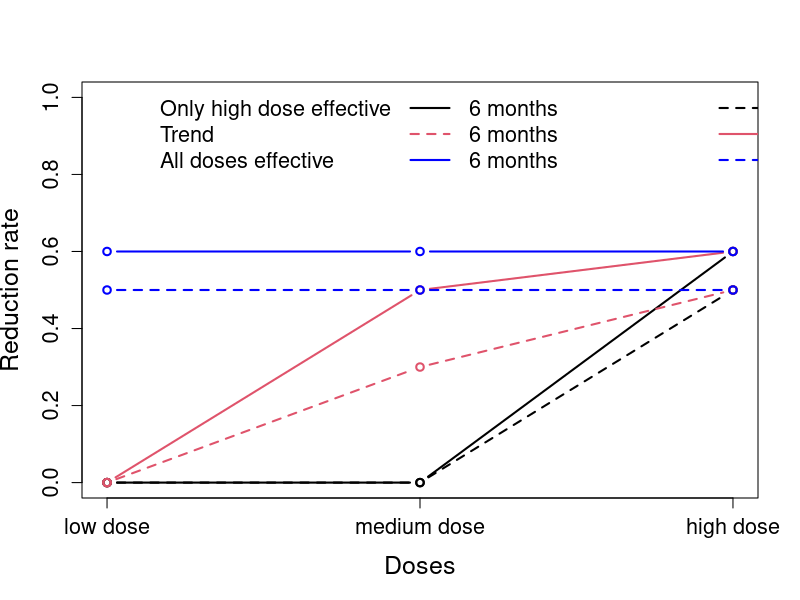

Generate this figure with R: (Note: this script raises an error after producing the figure.)
###################################################################
#loa

mu<-4000
sigma<-4000
rmonth=1


##################################
#
# Simulation 1
#


r0_6no=0
r1_6no=0
r2_6no=0
r3_6no=0
r0_12no=0
r1_12no=0
r2_12no=0
r3_12no=0

r0_6lo=0
r1_6lo=0
r2_6lo=0
r3_6lo=0.5
r0_12lo=0
r1_12lo=0
r2_12lo=0
r3_12lo=0.6

r0_6me=0
r1_6me=0
r2_6me=0.3
r3_6me=0.5
r0_12me=0
r1_12me=0
r2_12me=0.5
r3_12me=0.6

r0_6hi=0
r1_6hi=0.5
r2_6hi=0.5
r3_6hi=0.5
r0_12hi=0
r1_12hi=0.6
r2_12hi=0.6
r3_12hi=0.6

pdf(file ="Scenarios.pdf", width = 10, height = 10, pointsize = 12, paper = "special")
plot(1:3,c(r1_6lo,r2_6lo,r3_6lo),type="b",lty=2,ylim=c(0,1),ylab="Reduction rate",xlab="Doses",lwd=2,xaxt="n",cex.lab=1.5,cex.axis=1.3)
axis(1,c(1:3),c("low dose","medium dose","high dose"),cex.axis=1.3,cex=1.3)#,c("Selection","condPow","Pow"),padj=-0.3,cex.axis=1.3)
legend("topleft",legend=c("Only high dose effective","Trend","All doses effective","6 months","6 months","6 months","12 months","12 months","12 months"),lwd=2,col=c("white","white","white",1,2,"blue",1,2,"blue"),bty="n",lty=c(2,1,2,1,2,1),ncol=3,cex=1.3)
lines(1:3,c(r1_12lo,r2_12lo,r3_12lo),type="b",lty=1,lwd=2)
lines(1:3,c(r1_12me,r2_12me,r3_12me),type="b",lty=1,lwd=2,col=2)
lines(1:3,c(r1_6me,r2_6me,r3_6me),type="b",lty=2,lwd=2,col=2)            
lines(1:3,c(r1_12hi,r2_12hi,r3_12hi),type="b",lty=1,lwd=2,col="blue")
lines(1:3,c(r1_6hi,r2_6hi,r3_6hi),type="b",lty=2,lwd=2,col="blue")            
dev.off()







mu_raw_0 = mu
sd_raw_0 = sigma 
rho = 0.5
n_trials=10000
n_arms = 4
N1<-c(80,80,80,120,120,120)
N = 200

alpha1<-c(.1,.2,.3,.1,.2,.3)
alpha=.025
sim_out1=1
sel_scen=0
side1=1
test1=0
dropout=.1
rr0=0
rr1=0
rr2=0
rr3=0

#no_effect

#simulation.global.null<-c(mu_raw_0, sd_raw_0, r0_6,r1_6,r2_6,r3_6, r0_12,r1_12,r2_12,r3_12,  rho ,   #data.matrix(expand.grid
#            n_trials,n_arms,N1 , N, rmonth, alpha1 , alpha,  sim_out1,sel_scen, side1, test1)#)

loa_no_effect<-mapply(simul_res,mu_raw_0, sd_raw_0 , r0_6no,r1_6no,r2_6no,r3_6no, r0_12no,r1_12no,r2_12no,r3_12no,  rho ,
                        n_trials,4,N1 , N, rmonth, alpha1 , alpha,
                        sim_out1,sel_scen, side1,test1,dropout,rr0,rr1,rr2,rr3)



#low_effect
loa_low_effect<-mapply(simul_res,mu_raw_0, sd_raw_0 , r0_6lo,r1_6lo,r2_6lo,r3_6lo, r0_12lo,r1_12lo,r2_12lo,r3_12lo,  rho ,
                         n_trials,4,N1 , N, rmonth, alpha1 , alpha,
                         sim_out1,sel_scen, side1,test1,dropout,rr0,rr1,rr2,rr3)


#med_effect

loa_med_effect<-mapply(simul_res,mu_raw_0, sd_raw_0 , r0_6me,r1_6me,r2_6me,r3_6me, r0_12me,r1_12me,r2_12me,r3_12me,  rho ,
                         n_trials,4,N1 , N, rmonth, alpha1 , alpha,
                         sim_out1,sel_scen, side1,test1,dropout,rr0,rr1,rr2,rr3)



#high_effect

loa_high_effect<-mapply(simul_res,mu_raw_0, sd_raw_0 , r0_6hi,r1_6hi,r2_6hi,r3_6hi, r0_12hi,r1_12hi,r2_12hi,r3_12hi,  rho ,
                          n_trials,4,N1 , N, rmonth, alpha1 , alpha,
                          sim_out1,sel_scen, side1,test1,dropout,rr0,rr1,rr2,rr3)




#Power
pdf(file ="loa_Pow.pdf", width = 12, height = 9, pointsize = 12, paper = "special")

par (mfrow=c(3,4), mar=c(1, 1, 1, 1), oma=c(3, 3, 1, 1))
#plot(1:3,loa_no_effect[7,1:3],type="b",xaxt="n",ylim=c(0,1),lty=1,lwd=2,col=1)
#mtext(side=2,"Proportion",cex=1,line=2.1)#,line=2.2)
#mtext(side=3,"Low Dose",cex=1.3)#,line=2.2)
#lines(1:3,loa_no_effect[7,4:6],type="b",lwd=2,col=2)
#lines(1:3,loa_no_effect[11,1:3],type="b",lwd=2,col=3,lty=2)
#lines(1:3,loa_no_effect[15,1:3],type="b",lwd=2,col=5,lty=2)

#plot(1:3,loa_no_effect[8,1:3],type="b",xaxt="n",yaxt="n",ylim=c(0,1),lwd=2,col=1)
#mtext(side=3,"Medium Dose",cex=1.3)#,line=2.2)
#lines(1:3,loa_no_effect[8,4:6],type="b",lwd=2,col=2)
#lines(1:3,loa_no_effect[12,1:3],type="b",lwd=2,col=3,lty=2)
#lines(1:3,loa_no_effect[16,1:3],type="b",lwd=2,col=5,lty=2)

#plot(1:3,loa_no_effect[9,1:3],type="b",xaxt="n",yaxt="n",ylim=c(0,1),lwd=2,col=1)
#mtext(side=3,"High Dose",cex=1.3)#,line=2.2)
#lines(1:3,loa_no_effect[9,4:6],type="b",lwd=2,col=2)
#lines(1:3,loa_no_effect[13,1:3],type="b",lwd=2,col=3,lty=2)
#lines(1:3,loa_no_effect[17,1:3],type="b",lwd=2,col=5,lty=2)

#plot(1:3,loa_no_effect[10,1:3],type="b",xaxt="n",yaxt="n",ylim=c(0,1),lwd=2,col=1)
#mtext(side=3,"Disjunctive",cex=1.3)#,line=2.2)
#lines(1:3,loa_no_effect[10,4:6],type="b",lwd=2,col=2)
#lines(1:3,loa_no_effect[14,1:3],type="b",lwd=2,col=3,lty=2)
#lines(1:3,loa_no_effect[18,1:3],type="b",lwd=2,col=5,lty=2)
#mtext(side=4,"Global null hypothesis",cex=1,line=1)#,line=2.2)



plot(1:3,loa_low_effect[7,1:3],type="b",xaxt="n",ylim=c(0,1),lty=1,lwd=2,col=1,cex.axis=1.3)
legend("top",legend=c(expression(N[1]==80),expression(N[1]==120),"MA1","MA2"),lwd=2,col=c(1,2,3,4,"white","white"),lty=c(1,1,2,2),bty="n",cex=1.3)
mtext(side=2,"Proportion",cex=1,line=2.1)#,line=2.2)
mtext(side=3,"Low Dose",cex=1.3)#,line=2.2)
lines(1:3,loa_low_effect[7,4:6],type="b",lty=1,lwd=2,col=2)
lines(1:3,loa_low_effect[11,1:3],type="b",lwd=2,col=3,lty=2)
lines(1:3,loa_low_effect[15,1:3],type="b",lwd=2,col=5,lty=2)

plot(1:3,loa_low_effect[8,1:3],type="b",xaxt="n",yaxt="n",ylim=c(0,1),lwd=2,col=1)
mtext(side=3,"Medium Dose",cex=1.3)#,line=2.2)
lines(1:3,loa_low_effect[8,4:6],type="b",lwd=2,col=2)
lines(1:3,loa_low_effect[12,1:3],type="b",lwd=2,col=3,lty=2)
lines(1:3,loa_low_effect[16,1:3],type="b",lwd=2,col=5,lty=2)

plot(1:3,loa_low_effect[9,1:3],type="b",xaxt="n",yaxt="n",ylim=c(0,1),lwd=2,col=1)
mtext(side=3,"High Dose",cex=1.3)#,line=2.2)
lines(1:3,loa_low_effect[9,4:6],type="b",lwd=2,col=2)
lines(1:3,loa_low_effect[13,1:3],type="b",lwd=2,col=3,lty=2)
lines(1:3,loa_low_effect[17,1:3],type="b",lwd=2,col=5,lty=2)

plot(1:3,loa_low_effect[10,1:3],type="b",xaxt="n",yaxt="n",ylim=c(0,1),lwd=2,col=1)
lines(1:3,loa_low_effect[10,4:6],type="b",lwd=2,col=2)
mtext(side=3,"Disjunctive",cex=1.3)#,line=2.2)lines(1:3,loa_low_effect[10,4:6],type="b",lwd=2,col=2)
lines(1:3,loa_low_effect[14,1:3],type="b",lwd=2,col=3,lty=2)
lines(1:3,loa_low_effect[18,1:3],type="b",lwd=2,col=5,lty=2)
mtext(side=4,"Scenario high dose eff.",cex=1,line=1)#,line=2.2)


plot(1:3,loa_med_effect[7,1:3],type="b",xaxt="n",ylim=c(0,1),lty=1,lwd=2,col=1,cex.axis=1.3)
mtext(side=2,"Proportion",cex=1,line=2.1)#,line=2.2)
lines(1:3,loa_med_effect[7,4:6],type="b",lty=1,lwd=2,col=2)
lines(1:3,loa_med_effect[11,1:3],type="b",lwd=2,col=3,lty=2)
lines(1:3,loa_med_effect[15,1:3],type="b",lwd=2,col=5,lty=2)

plot(1:3,loa_med_effect[8,1:3],type="b",xaxt="n",yaxt="n",ylim=c(0,1),lwd=2,col=1)
lines(1:3,loa_med_effect[8,4:6],type="b",lwd=2,col=2)
lines(1:3,loa_med_effect[12,1:3],type="b",lwd=2,col=3,lty=2)
lines(1:3,loa_med_effect[16,1:3],type="b",lwd=2,col=5,lty=2)

plot(1:3,loa_med_effect[9,1:3],type="b",xaxt="n",yaxt="n",ylim=c(0,1),lwd=2,col=1)
lines(1:3,loa_med_effect[9,4:6],type="b",lwd=2,col=2)
lines(1:3,loa_med_effect[13,1:3],type="b",lwd=2,col=3,lty=2)
lines(1:3,loa_med_effect[17,1:3],type="b",lwd=2,col=5,lty=2)

plot(1:3,loa_med_effect[10,1:3],type="b",xaxt="n",yaxt="n",ylim=c(0,1),lwd=2,col=1)
lines(1:3,loa_med_effect[10,4:6],type="b",lwd=2,col=2)
lines(1:3,loa_med_effect[14,1:3],type="b",lwd=2,col=3,lty=2)
lines(1:3,loa_med_effect[18,1:3],type="b",lwd=2,col=5,lty=2)
mtext(side=4,"Scenario Trend",cex=1,line=1)#,line=2.2)

plot(1:3,loa_high_effect[7,1:3],type="b",xaxt="n",ylim=c(0,1),lty=1,lwd=2,col=1,cex.axis=1.3)
mtext(side=2,"Proportion",cex=1,line=2.1)#,line=2.2)
lines(1:3,loa_high_effect[7,4:6],type="b",lty=1,lwd=2,col=2)
lines(1:3,loa_high_effect[11,1:3],type="b",lwd=2,col=3,lty=2)
lines(1:3,loa_high_effect[15,1:3],type="b",lwd=2,col=5,lty=2)
axis(1,c(1:3),c("0.1","0.2","0.3"),padj=-0.3,cex.axis=1.3)#,c("Selection","condPow","Pow"),padj=-0.3,cex.axis=1.3)
mtext(side=1,expression(alpha[1]),cex=1,line=2)#,line=2.2)

plot(1:3,loa_high_effect[8,1:3],type="b",xaxt="n",yaxt="n",ylim=c(0,1),lwd=2,col=1)
lines(1:3,loa_high_effect[8,4:6],type="b",lwd=2,col=2)
lines(1:3,loa_high_effect[12,1:3],type="b",lwd=2,col=3,lty=2)
lines(1:3,loa_high_effect[16,1:3],type="b",lwd=2,col=5,lty=2)
axis(1,c(1:3),c("0.1","0.2","0.3"),padj=-0.3,cex.axis=1.3)#,c("Selection","condPow","Pow"),padj=-0.3,cex.axis=1.3)
mtext(side=1,expression(alpha[1]),cex=1,line=2)#,line=2.2)

plot(1:3,loa_high_effect[9,1:3],type="b",xaxt="n",yaxt="n",ylim=c(0,1),lwd=2,col=1)
lines(1:3,loa_high_effect[9,4:6],type="b",lwd=2,col=2)
lines(1:3,loa_high_effect[13,1:3],type="b",lwd=2,col=3,lty=2)
lines(1:3,loa_high_effect[17,1:3],type="b",lwd=2,col=5,lty=2)
axis(1,c(1:3),c("0.1","0.2","0.3"),padj=-0.3,cex.axis=1.3)#,c("Selection","condPow","Pow"),padj=-0.3,cex.axis=1.3)
mtext(side=1,expression(alpha[1]),cex=1,line=2)#,line=2.2)

plot(1:3,loa_high_effect[10,1:3],type="b",xaxt="n",yaxt="n",ylim=c(0,1),lwd=2,col=1)
lines(1:3,loa_high_effect[10,4:6],type="b",lwd=2,col=2)
lines(1:3,loa_high_effect[14,1:3],type="b",lwd=2,col=3,lty=2)
lines(1:3,loa_high_effect[18,1:3],type="b",lwd=2,col=5,lty=2)
mtext(side=4,"Scenario all dose eff.",cex=1,line=1)#,line=2.2)
axis(1,c(1:3),c("0.1","0.2","0.3"),padj=-0.3,cex.axis=1.3)#,c("Selection","condPow","Pow"),padj=-0.3,cex.axis=1.3)
mtext(side=1,expression(alpha[1]),cex=1,line=2)#,line=2.2)

dev.off()



#Selection
pdf(file ="loa_selection.pdf", width = 9, height = 12, pointsize = 12, paper = "special")

par (mfrow=c(4,3), mar=c(1, 1, 1, 1), oma=c(3, 3, 1, 1))
plot(1:3,loa_no_effect[1,1:3],type="b",xaxt="n",ylim=c(0,1),lty=1,lwd=2,col=1)
legend("top",legend=c(expression(N[1]==80),expression(N[1]==120)),lwd=2,col=c(1,2),lty=c(1,1),bty="n",cex=1.3)
mtext(side=2,"Proportion",cex=1,line=2.1)#,line=2.2)
mtext(side=3,"Low Dose",cex=1.3)#,line=2.2)
#legend("topright",legend=c(expression(N[1]==60),expression(alpha[1]==0.1),expression(alpha[1]==0.2),expression(alpha[1]==0.3),expression(N[1]==90),expression(alpha[1]==0.1),expression(alpha[1]==0.2),expression(alpha[1]==0.3)),cex=.8,lwd=2,col=c("white",1:3,"white",4:6),lwd=2.5,ncol=2,bty="n",pch=c(1,1:3,1,4:6))
lines(1:3,loa_no_effect[1,4:6],type="b",lwd=2,col=2)

plot(1:3,loa_no_effect[2,1:3],type="b",xaxt="n",yaxt="n",ylim=c(0,1),lwd=2,col=1)
mtext(side=3,"Medium Dose",cex=1.3)#,line=2.2)
lines(1:3,loa_no_effect[2,4:6],type="b",lwd=2,col=2)

plot(1:3,loa_no_effect[3,1:3],type="b",xaxt="n",yaxt="n",ylim=c(0,1),lwd=2,col=1)
mtext(side=3,"High Dose",cex=1.3)#,line=2.2)
lines(1:3,loa_no_effect[3,4:6],type="b",lwd=2,col=2)

mtext(side=4,"Global null hypothesis",cex=1,line=1)#,line=2.2)



plot(1:3,loa_low_effect[1,1:3],type="b",xaxt="n",ylim=c(0,1),lty=1,lwd=2,col=1,cex.axis=1.3)
mtext(side=2,"Proportion",cex=1,line=2.1)#,line=2.2)
lines(1:3,loa_low_effect[1,4:6],type="b",lty=1,lwd=2,col=2)

plot(1:3,loa_low_effect[2,1:3],type="b",xaxt="n",yaxt="n",ylim=c(0,1),lwd=2,col=1)
lines(1:3,loa_low_effect[2,4:6],type="b",lwd=2,col=2)

plot(1:3,loa_low_effect[3,1:3],type="b",xaxt="n",yaxt="n",ylim=c(0,1),lwd=2,col=1)
lines(1:3,loa_low_effect[3,4:6],type="b",lwd=2,col=2)
mtext(side=4,"Scenario high dose eff.",cex=1,line=1)#,line=2.2)


plot(1:3,loa_med_effect[1,1:3],type="b",xaxt="n",ylim=c(0,1),lty=1,lwd=2,col=1,cex.axis=1.3)
mtext(side=2,"Proportion",cex=1,line=2.1)#,line=2.2)
lines(1:3,loa_med_effect[1,4:6],type="b",lty=1,lwd=2,col=2)

plot(1:3,loa_med_effect[2,1:3],type="b",xaxt="n",yaxt="n",ylim=c(0,1),lwd=2,col=1)
lines(1:3,loa_med_effect[2,4:6],type="b",lwd=2,col=2)

plot(1:3,loa_med_effect[3,1:3],type="b",xaxt="n",yaxt="n",ylim=c(0,1),lwd=2,col=1)
lines(1:3,loa_med_effect[3,4:6],type="b",lwd=2,col=2)
mtext(side=4,"Scenario Trend",cex=1,line=1)#,line=2.2)

plot(1:3,loa_high_effect[1,1:3],type="b",xaxt="n",ylim=c(0,1),lty=1,lwd=2,col=1,cex.axis=1.3)
mtext(side=2,"Proportion",cex=1,line=2.1)#,line=2.2)
lines(1:3,loa_high_effect[1,4:6],type="b",lty=1,lwd=2,col=2)
axis(1,c(1:3),c("0.1","0.2","0.3"),padj=-0.3,cex.axis=1.3)#,c("Selection","condPow","Pow"),padj=-0.3,cex.axis=1.3)
mtext(side=1,expression(alpha[1]),cex=1,line=2)#,line=2.2)

plot(1:3,loa_high_effect[2,1:3],type="b",xaxt="n",yaxt="n",ylim=c(0,1),lwd=2,col=1)
lines(1:3,loa_high_effect[2,4:6],type="b",lwd=2,col=2)
axis(1,c(1:3),c("0.1","0.2","0.3"),padj=-0.3,cex.axis=1.3)#,c("Selection","condPow","Pow"),padj=-0.3,cex.axis=1.3)
mtext(side=1,expression(alpha[1]),cex=1,line=2)#,line=2.2)

plot(1:3,loa_high_effect[3,1:3],type="b",xaxt="n",yaxt="n",ylim=c(0,1),lwd=2,col=1)
lines(1:3,loa_high_effect[3,4:6],type="b",lwd=2,col=2)
axis(1,c(1:3),c("0.1","0.2","0.3"),padj=-0.3,cex.axis=1.3)#,c("Selection","condPow","Pow"),padj=-0.3,cex.axis=1.3)
mtext(side=1,expression(alpha[1]),cex=1,line=2)#,line=2.2)
mtext(side=4,"Scenario all dose eff.",cex=1,line=1)#,line=2.2)
dev.off()

#Conditional Power


pdf(file ="loa_condpower.pdf", width = 9, height = 9, pointsize = 12, paper = "special")
par (mfrow=c(3,3), mar=c(1, 1, 1, 1), oma=c(3, 3, 1, 1))
#plot(1:3,loa_no_effect[4,1:3],type="b",xaxt="n",ylim=c(0,1),lty=1,lwd=2,col=1)
#mtext(side=2,"Proportion",cex=1,line=2.1)#,line=2.2)
#mtext(side=3,"Low Dose",cex=1.3)#,line=2.2)
#legend("topright",legend=c(expression(N[1]==60),expression(alpha[1]==0.1),expression(alpha[1]==0.2),expression(alpha[1]==0.3),expression(N[1]==90),expression(alpha[1]==0.1),expression(alpha[1]==0.2),expression(alpha[1]==0.3)),cex=.8,lwd=2,col=c("white",1:3,"white",4:6),lwd=2.5,ncol=2,bty="n",pch=c(1,1:3,1,4:6))
#lines(1:3,loa_no_effect[4,4:6],type="b",lwd=2,col=2)

#plot(1:3,loa_no_effect[5,1:3],type="b",xaxt="n",yaxt="n",ylim=c(0,1),lwd=2,col=1)
#mtext(side=3,"Medium Dose",cex=1.3)#,line=2.2)
#lines(1:3,loa_no_effect[5,4:6],type="b",lwd=2,col=2)

#plot(1:3,loa_no_effect[6,1:3],type="b",xaxt="n",yaxt="n",ylim=c(0,1),lwd=2,col=1)
#mtext(side=3,"High Dose",cex=1.3)#,line=2.2)
#lines(1:3,loa_no_effect[6,4:6],type="b",lwd=2,col=2)

#mtext(side=4,"Global null hypothesis",cex=1,line=1)#,line=2.2)



plot(1:3,loa_low_effect[4,1:3],type="b",xaxt="n",ylim=c(0,1),lty=1,lwd=2,col=1,cex.axis=1.3)
legend("top",legend=c(expression(N[1]==80),expression(N[1]==120)),lwd=2,col=c(1,2),lty=c(1,1),bty="n",cex=1.3)
mtext(side=3,"Low Dose",cex=1.3)#,line=2.2)
mtext(side=2,"Proportion",cex=1,line=2.1)#,line=2.2)
lines(1:3,loa_low_effect[4,4:6],type="b",lty=1,lwd=2,col=2)

plot(1:3,loa_low_effect[5,1:3],type="b",xaxt="n",yaxt="n",ylim=c(0,1),lwd=2,col=1)
mtext(side=3,"Medium Dose",cex=1.3)#,line=2.2)
lines(1:3,loa_low_effect[5,4:6],type="b",lwd=2,col=2)

plot(1:3,loa_low_effect[6,1:3],type="b",xaxt="n",yaxt="n",ylim=c(0,1),lwd=2,col=1)
mtext(side=3,"High Dose",cex=1.3)#,line=2.2)
lines(1:3,loa_low_effect[6,4:6],type="b",lwd=2,col=2)
mtext(side=4,"Scenario high dose eff.",cex=1,line=1)#,line=2.2)


plot(1:3,loa_med_effect[4,1:3],type="b",xaxt="n",ylim=c(0,1),lty=1,lwd=2,col=1,cex.axis=1.3)
mtext(side=2,"Proportion",cex=1,line=2.1)#,line=2.2)
lines(1:3,loa_med_effect[4,4:6],type="b",lty=1,lwd=2,col=2)

plot(1:3,loa_med_effect[5,1:3],type="b",xaxt="n",yaxt="n",ylim=c(0,1),lwd=2,col=1)
lines(1:3,loa_med_effect[5,4:6],type="b",lwd=2,col=2)

plot(1:3,loa_med_effect[6,1:3],type="b",xaxt="n",yaxt="n",ylim=c(0,1),lwd=2,col=1)
lines(1:3,loa_med_effect[6,4:6],type="b",lwd=2,col=2)
mtext(side=4,"Scenario Trend",cex=1,line=1)#,line=2.2)

plot(1:3,loa_high_effect[4,1:3],type="b",xaxt="n",ylim=c(0,1),lty=1,lwd=2,col=1,cex.axis=1.3)
mtext(side=2,"Proportion",cex=1,line=2.1)#,line=2.2)
lines(1:3,loa_high_effect[4,4:6],type="b",lty=1,lwd=2,col=2)
axis(1,c(1:3),c("0.1","0.2","0.3"),padj=-0.3,cex.axis=1.3)#,c("Selection","condPow","Pow"),padj=-0.3,cex.axis=1.3)
mtext(side=1,expression(alpha[1]),cex=1,line=2)#,line=2.2)

plot(1:3,loa_high_effect[5,1:3],type="b",xaxt="n",yaxt="n",ylim=c(0,1),lwd=2,col=1)
lines(1:3,loa_high_effect[5,4:6],type="b",lwd=2,col=2)
axis(1,c(1:3),c("0.1","0.2","0.3"),padj=-0.3,cex.axis=1.3)#,c("Selection","condPow","Pow"),padj=-0.3,cex.axis=1.3)
mtext(side=1,expression(alpha[1]),cex=1,line=2)#,line=2.2)

plot(1:3,loa_high_effect[6,1:3],type="b",xaxt="n",yaxt="n",ylim=c(0,1),lwd=2,col=1)
lines(1:3,loa_high_effect[6,4:6],type="b",lwd=2,col=2)
axis(1,c(1:3),c("0.1","0.2","0.3"),padj=-0.3,cex.axis=1.3)#,c("Selection","condPow","Pow"),padj=-0.3,cex.axis=1.3)
mtext(side=1,expression(alpha[1]),cex=1,line=2)#,line=2.2)
mtext(side=4,"Scenario all dose eff.",cex=1,line=1)#,line=2.2)

dev.off()



##################################
#
# Simulation 2
#




###############################################################################################
###############################################################################################

#
#
#     Compare  linear model - t-test Wilcoxon
#
#


N1<-120
alpha1<-.3
sel_scen=c(0,0,0,1,1,1)
test1=c(0,2,3,0,2,3)

#no_effect

loa_no_effect_test<-mapply(simul_res,mu_raw_0, sd_raw_0 , r0_6no,r1_6no,r2_6no,r3_6no, r0_12no,r1_12no,r2_12no,r3_12no,  rho ,
                             n_trials,4,N1 , N, rmonth, alpha1 , alpha,
                             sim_out1,sel_scen, side1,test1,dropout,rr0,rr1,rr2,rr3)

#low_effect
loa_low_effect_test<-mapply(simul_res,mu_raw_0, sd_raw_0 , r0_6lo,r1_6lo,r2_6lo,r3_6lo, r0_12lo,r1_12lo,r2_12lo,r3_12lo,  rho ,
                              n_trials,4,N1 , N, rmonth, alpha1 , alpha,
                              sim_out1,sel_scen, side1,test1,dropout,rr0,rr1,rr2,rr3)

#med_effect

loa_med_effect_test<-mapply(simul_res,mu_raw_0, sd_raw_0 , r0_6me,r1_6me,r2_6me,r3_6me, r0_12me,r1_12me,r2_12me,r3_12me,  rho ,
                              n_trials,4,N1 , N, rmonth, alpha1 , alpha,
                              sim_out1,sel_scen, side1,test1,dropout,rr0,rr1,rr2,rr3)

#high_effect

loa_high_effect_test<-mapply(simul_res,mu_raw_0, sd_raw_0 , r0_6hi,r1_6hi,r2_6hi,r3_6hi, r0_12hi,r1_12hi,r2_12hi,r3_12hi,  rho ,
                               n_trials,4,N1 , N, rmonth, alpha1 , alpha,
                               sim_out1,sel_scen, side1,test1,dropout,rr0,rr1,rr2,rr3)







#Power
pdf(file ="loa_Pow_test.pdf", width = 12, height = 9, pointsize = 12, paper = "special")

par (mfrow=c(3,4), mar=c(1, 1, 1, 1), oma=c(3, 3, 1, 1))
#plot(1:3,loa_no_effect_test[7,1:3],type="b",xaxt="n",ylim=c(0,1),lty=1,lwd=2,col=1)
#mtext(side=2,"Proportion",cex=1,line=2.1)#,line=2.2)
#mtext(side=3,"Low Dose",cex=1.3)#,line=2.2)
##legend("topright",legend=c(expression(N[1]==60),expression(alpha[1]==0.1),expression(alpha[1]==0.2),expression(alpha[1]==0.3),expression(N[1]==90),expression(alpha[1]==0.1),expression(alpha[1]==0.2),expression(alpha[1]==0.3)),cex=.8,lwd=2,col=c("white",1:3,"white",4:6),lwd=2.5,ncol=2,bty="n",pch=c(1,1:3,1,4:6))
#lines(1:3,loa_no_effect_test[7,4:6],type="b",lwd=2,col=2)
#lines(1:3,loa_no_effect_test[11,1:3],type="b",lwd=2,col=3,lty=2)
##lines(1:3,loa_no_effect_test[11,4:6],type="b",lwd=2,col=4) #sollte das selbe sein wie in voriger Zeile, daher weglassen
#lines(1:3,loa_no_effect_test[15,1:3],type="b",lwd=2,col=5,lty=2)

#plot(1:3,loa_no_effect_test[8,1:3],type="b",xaxt="n",yaxt="n",ylim=c(0,1),lwd=2,col=1)
#mtext(side=3,"Medium Dose",cex=1.3)#,line=2.2)
#lines(1:3,loa_no_effect_test[8,4:6],type="b",lwd=2,col=2)
#lines(1:3,loa_no_effect_test[12,1:3],type="b",lwd=2,col=3,lty=2)
#lines(1:3,loa_no_effect_test[16,1:3],type="b",lwd=2,col=5,lty=2)#

#plot(1:3,loa_no_effect_test[9,1:3],type="b",xaxt="n",yaxt="n",ylim=c(0,1),lwd=2,col=1)
#mtext(side=3,"High Dose",cex=1.3)#,line=2.2)
#lines(1:3,loa_no_effect_test[9,4:6],type="b",lwd=2,col=2)
#lines(1:3,loa_no_effect_test[13,1:3],type="b",lwd=2,col=3,lty=2)
#lines(1:3,loa_no_effect_test[17,1:3],type="b",lwd=2,col=5,lty=2)

#plot(1:3,loa_no_effect_test[10,1:3],type="b",xaxt="n",yaxt="n",ylim=c(0,1),lwd=2,col=1)
#mtext(side=3,"Disjunctive",cex=1.3)#,line=2.2)
#lines(1:3,loa_no_effect_test[10,4:6],type="b",lwd=2,col=2)
#lines(1:3,loa_no_effect_test[14,1:3],type="b",lwd=2,col=3,lty=2)
#lines(1:3,loa_no_effect_test[18,1:3],type="b",lwd=2,col=5,lty=2)
#mtext(side=4,"Global null hypothesis",cex=1,line=1)#,line=2.2)



plot(1:3,loa_low_effect_test[7,1:3],type="b",xaxt="n",ylim=c(0,1),lty=1,lwd=2,col=1,cex.axis=1.3)
legend("top",legend=c("selection strategy 1","selection strategy 0","MA1","MA2"),lwd=2,col=c(1,2,3,4),lty=c(1,1,2,2),bty="n",cex=1.3)
mtext(side=2,"Proportion",cex=1,line=2.1)#,line=2.2)
mtext(side=3,"Low Dose",cex=1.3)#,line=2.2)
lines(1:3,loa_low_effect_test[7,4:6],type="b",lty=1,lwd=2,col=2)
lines(1:3,loa_low_effect_test[11,1:3],type="b",lwd=2,col=3,lty=2)
lines(1:3,loa_low_effect_test[15,1:3],type="b",lwd=2,col=5,lty=2)

plot(1:3,loa_low_effect_test[8,1:3],type="b",xaxt="n",yaxt="n",ylim=c(0,1),lwd=2,col=1)
mtext(side=3,"Medium Dose",cex=1.3)#,line=2.2)
lines(1:3,loa_low_effect_test[8,4:6],type="b",lwd=2,col=2)
lines(1:3,loa_low_effect_test[12,1:3],type="b",lwd=2,col=3,lty=2)
lines(1:3,loa_low_effect_test[16,1:3],type="b",lwd=2,col=5,lty=2)

plot(1:3,loa_low_effect_test[9,1:3],type="b",xaxt="n",yaxt="n",ylim=c(0,1),lwd=2,col=1)
mtext(side=3,"High Dose",cex=1.3)#,line=2.2)
lines(1:3,loa_low_effect_test[9,4:6],type="b",lwd=2,col=2)
lines(1:3,loa_low_effect_test[13,1:3],type="b",lwd=2,col=3,lty=2)
lines(1:3,loa_low_effect_test[17,1:3],type="b",lwd=2,col=5,lty=2)

plot(1:3,loa_low_effect_test[10,1:3],type="b",xaxt="n",yaxt="n",ylim=c(0,1),lwd=2,col=1)
mtext(side=3,"Disjunctive",cex=1.3)#,line=2.2)
lines(1:3,loa_low_effect_test[10,4:6],type="b",lwd=2,col=2)
lines(1:3,loa_low_effect_test[14,1:3],type="b",lwd=2,col=3,lty=2)
lines(1:3,loa_low_effect_test[18,1:3],type="b",lwd=2,col=5,lty=2)
mtext(side=4,"Scenario high dose eff.",cex=1,line=1)#,line=2.2)


plot(1:3,loa_med_effect_test[7,1:3],type="b",xaxt="n",ylim=c(0,1),lty=1,lwd=2,col=1,cex.axis=1.3)
mtext(side=2,"Proportion",cex=1,line=2.1)#,line=2.2)
lines(1:3,loa_med_effect_test[7,4:6],type="b",lty=1,lwd=2,col=2)
lines(1:3,loa_med_effect_test[11,1:3],type="b",lwd=2,col=3,lty=2)
lines(1:3,loa_med_effect_test[15,1:3],type="b",lwd=2,col=5,lty=2)

plot(1:3,loa_med_effect_test[8,1:3],type="b",xaxt="n",yaxt="n",ylim=c(0,1),lwd=2,col=1)
lines(1:3,loa_med_effect_test[8,4:6],type="b",lwd=2,col=2)
lines(1:3,loa_med_effect_test[12,1:3],type="b",lwd=2,col=3,lty=2)
lines(1:3,loa_med_effect_test[16,1:3],type="b",lwd=2,col=5,lty=2)

plot(1:3,loa_med_effect_test[9,1:3],type="b",xaxt="n",yaxt="n",ylim=c(0,1),lwd=2,col=1)
lines(1:3,loa_med_effect_test[9,4:6],type="b",lwd=2,col=2)
lines(1:3,loa_med_effect_test[13,1:3],type="b",lwd=2,col=3,lty=2)
lines(1:3,loa_med_effect_test[17,1:3],type="b",lwd=2,col=5,lty=2)

plot(1:3,loa_med_effect_test[10,1:3],type="b",xaxt="n",yaxt="n",ylim=c(0,1),lwd=2,col=1)
lines(1:3,loa_med_effect_test[10,4:6],type="b",lwd=2,col=2)
lines(1:3,loa_med_effect_test[14,1:3],type="b",lwd=2,col=3,lty=2)
lines(1:3,loa_med_effect_test[18,1:3],type="b",lwd=2,col=5,lty=2)
mtext(side=4,"Scenario Trend",cex=1,line=1)#,line=2.2)

plot(1:3,loa_high_effect_test[7,1:3],type="b",xaxt="n",ylim=c(0,1),lty=1,lwd=2,col=1,cex.axis=1.3)
mtext(side=2,"Proportion",cex=1,line=2.1)#,line=2.2)
lines(1:3,loa_high_effect_test[7,4:6],type="b",lty=1,lwd=2,col=2)
lines(1:3,loa_high_effect_test[11,1:3],type="b",lwd=2,col=3,lty=2)
lines(1:3,loa_high_effect_test[15,1:3],type="b",lwd=2,col=5,lty=2)
axis(1,c(1:3),c("lm","t-test","Wilc (diff)"),padj=-0.3,cex.axis=1.3)#,c("Selection","condPow","Pow"),padj=-0.3,cex.axis=1.3)
mtext(side=1,"Analysis",cex=1,line=2)#,line=2.2)

plot(1:3,loa_high_effect_test[8,1:3],type="b",xaxt="n",yaxt="n",ylim=c(0,1),lwd=2,col=1)
lines(1:3,loa_high_effect_test[8,4:6],type="b",lwd=2,col=2)
lines(1:3,loa_high_effect_test[12,1:3],type="b",lwd=2,col=3,lty=2)
lines(1:3,loa_high_effect_test[16,1:3],type="b",lwd=2,col=5,lty=2)
axis(1,c(1:3),c("lm","t-test","Wilc (diff)"),padj=-0.3,cex.axis=1.3)#,c("Selection","condPow","Pow"),padj=-0.3,cex.axis=1.3)
mtext(side=1,"Analysis",cex=1,line=2)#,line=2.2)

plot(1:3,loa_high_effect_test[9,1:3],type="b",xaxt="n",yaxt="n",ylim=c(0,1),lwd=2,col=1)
lines(1:3,loa_high_effect_test[9,4:6],type="b",lwd=2,col=2)
lines(1:3,loa_high_effect_test[13,1:3],type="b",lwd=2,col=3,lty=2)
lines(1:3,loa_high_effect_test[17,1:3],type="b",lwd=2,col=5,lty=2)
axis(1,c(1:3),c("lm","t-test","Wilc (diff)"),padj=-0.3,cex.axis=1.3)#,c("Selection","condPow","Pow"),padj=-0.3,cex.axis=1.3)
mtext(side=1,"Analysis",cex=1,line=2)#,line=2.2)

plot(1:3,loa_high_effect_test[10,1:3],type="b",xaxt="n",yaxt="n",ylim=c(0,1),lwd=2,col=1)
lines(1:3,loa_high_effect_test[10,4:6],type="b",lwd=2,col=2)
lines(1:3,loa_high_effect_test[14,1:3],type="b",lwd=2,col=3,lty=2)
lines(1:3,loa_high_effect_test[18,1:3],type="b",lwd=2,col=5,lty=2)
mtext(side=4,"Scenario all dose eff.",cex=1,line=1)#,line=2.2)
axis(1,c(1:3),c("lm","t-test","Wilc (diff)"),padj=-0.3,cex.axis=1.3)#,c("Selection","condPow","Pow"),padj=-0.3,cex.axis=1.3)
mtext(side=1,"Analysis",cex=1,line=2)#,line=2.2)

dev.off()



#Selection
pdf(file ="loa_selection_test.pdf", width = 9, height = 12, pointsize = 12, paper = "special")

par (mfrow=c(4,3), mar=c(1, 1, 1, 1), oma=c(3, 3, 1, 1))
plot(1:3,loa_no_effect_test[1,1:3],type="b",xaxt="n",ylim=c(0,1),lty=1,lwd=2,col=1,cex.axis=1.3)
legend("top",legend=c("selection strategy 1","selection strategy 0"),lwd=2,col=c(1,2,3,4),lty=c(1,1,2,2),bty="n",cex=1.3)
mtext(side=2,"Proportion",cex=1,line=2.1)#,line=2.2)
mtext(side=3,"Low Dose",cex=1.3)#,line=2.2)
#legend("topright",legend=c(expression(N[1]==60),expression(alpha[1]==0.1),expression(alpha[1]==0.2),expression(alpha[1]==0.3),expression(N[1]==90),expression(alpha[1]==0.1),expression(alpha[1]==0.2),expression(alpha[1]==0.3)),cex=.8,lwd=2,col=c("white",1:3,"white",4:6),lwd=2.5,ncol=2,bty="n",pch=c(1,1:3,1,4:6))
lines(1:3,loa_no_effect_test[1,4:6],type="b",lwd=2,col=2)

plot(1:3,loa_no_effect_test[2,1:3],type="b",xaxt="n",yaxt="n",ylim=c(0,1),lwd=2,col=1)
mtext(side=3,"Medium Dose",cex=1.3)#,line=2.2)
lines(1:3,loa_no_effect_test[2,4:6],type="b",lwd=2,col=2)

plot(1:3,loa_no_effect_test[3,1:3],type="b",xaxt="n",yaxt="n",ylim=c(0,1),lwd=2,col=1)
mtext(side=3,"High Dose",cex=1.3)#,line=2.2)
lines(1:3,loa_no_effect_test[3,4:6],type="b",lwd=2,col=2)

mtext(side=4,"Global null hypothesis",cex=1,line=1)#,line=2.2)



plot(1:3,loa_low_effect_test[1,1:3],type="b",xaxt="n",ylim=c(0,1),lty=1,lwd=2,col=1,cex.axis=1.3)
mtext(side=2,"Proportion",cex=1,line=2.1)#,line=2.2)
lines(1:3,loa_low_effect_test[1,4:6],type="b",lty=1,lwd=2,col=2)

plot(1:3,loa_low_effect_test[2,1:3],type="b",xaxt="n",yaxt="n",ylim=c(0,1),lwd=2,col=1)
lines(1:3,loa_low_effect_test[2,4:6],type="b",lwd=2,col=2)

plot(1:3,loa_low_effect_test[3,1:3],type="b",xaxt="n",yaxt="n",ylim=c(0,1),lwd=2,col=1)
lines(1:3,loa_low_effect_test[3,4:6],type="b",lwd=2,col=2)
mtext(side=4,"Scenario high dose eff.",cex=1,line=1)#,line=2.2)


plot(1:3,loa_med_effect_test[1,1:3],type="b",xaxt="n",ylim=c(0,1),lty=1,lwd=2,col=1,cex.axis=1.3)
mtext(side=2,"Proportion",cex=1,line=2.1)#,line=2.2)
lines(1:3,loa_med_effect_test[1,4:6],type="b",lty=1,lwd=2,col=2)

plot(1:3,loa_med_effect_test[2,1:3],type="b",xaxt="n",yaxt="n",ylim=c(0,1),lwd=2,col=1)
lines(1:3,loa_med_effect_test[2,4:6],type="b",lwd=2,col=2)

plot(1:3,loa_med_effect_test[3,1:3],type="b",xaxt="n",yaxt="n",ylim=c(0,1),lwd=2,col=1)
lines(1:3,loa_med_effect_test[3,4:6],type="b",lwd=2,col=2)
mtext(side=4,"Scenario Trend",cex=1,line=1)#,line=2.2)

plot(1:3,loa_high_effect_test[1,1:3],type="b",xaxt="n",ylim=c(0,1),lty=1,lwd=2,col=1,cex.axis=1.3)
mtext(side=2,"Proportion",cex=1,line=2.1)#,line=2.2)
lines(1:3,loa_high_effect_test[1,4:6],type="b",lty=1,lwd=2,col=2)
axis(1,c(1:3),c("lm","t-test","Wilc (diff)"),padj=-0.3,cex.axis=1.3)#,c("Selection","condPow","Pow"),padj=-0.3,cex.axis=1.3)
mtext(side=1,"Analysis",cex=1,line=2)#,line=2.2)

plot(1:3,loa_high_effect_test[2,1:3],type="b",xaxt="n",yaxt="n",ylim=c(0,1),lwd=2,col=1)
lines(1:3,loa_high_effect_test[2,4:6],type="b",lwd=2,col=2)
axis(1,c(1:3),c("lm","t-test","Wilc (diff)"),padj=-0.3,cex.axis=1.3)#,c("Selection","condPow","Pow"),padj=-0.3,cex.axis=1.3)
mtext(side=1,"Analysis",cex=1,line=2)#,line=2.2)

plot(1:3,loa_high_effect_test[3,1:3],type="b",xaxt="n",yaxt="n",ylim=c(0,1),lwd=2,col=1)
lines(1:3,loa_high_effect_test[3,4:6],type="b",lwd=2,col=2)
axis(1,c(1:3),c("lm","t-test","Wilc (diff)"),padj=-0.3,cex.axis=1.3)#,c("Selection","condPow","Pow"),padj=-0.3,cex.axis=1.3)
mtext(side=1,"Analysis",cex=1,line=2)#,line=2.2)
mtext(side=4,"Scenario all dose eff.",cex=1,line=1)#,line=2.2)
dev.off()

#Conditional Power


pdf(file ="loa_condpower_test.pdf", width = 9, height = 9, pointsize = 12, paper = "special")
par (mfrow=c(3,3), mar=c(1, 1, 1, 1), oma=c(3, 3, 1, 1))
#plot(1:3,loa_no_effect_test[4,1:3],type="b",xaxt="n",ylim=c(0,1),lty=1,lwd=2,col=1)
#mtext(side=2,"Proportion",cex=1,line=2.1)#,line=2.2)
#mtext(side=3,"Low Dose",cex=1.3)#,line=2.2)
##legend("topright",legend=c(expression(N[1]==60),expression(alpha[1]==0.1),expression(alpha[1]==0.2),expression(alpha[1]==0.3),expression(N[1]==90),expression(alpha[1]==0.1),expression(alpha[1]==0.2),expression(alpha[1]==0.3)),cex=.8,lwd=2,col=c("white",1:3,"white",4:6),lwd=2.5,ncol=2,bty="n",pch=c(1,1:3,1,4:6))
#lines(1:3,loa_no_effect_test[4,4:6],type="b",lwd=2,col=2)

#plot(1:3,loa_no_effect_test[5,1:3],type="b",xaxt="n",yaxt="n",ylim=c(0,1),lwd=2,col=1)
#mtext(side=3,"Medium Dose",cex=1.3)#,line=2.2)
#lines(1:3,loa_no_effect_test[5,4:6],type="b",lwd=2,col=2)

#plot(1:3,loa_no_effect_test[6,1:3],type="b",xaxt="n",yaxt="n",ylim=c(0,1),lwd=2,col=1)
#mtext(side=3,"High Dose",cex=1.3)#,line=2.2)
#lines(1:3,loa_no_effect_test[6,4:6],type="b",lwd=2,col=2)
#mtext(side=4,"Global null hypothesis",cex=1,line=1)#,line=2.2)



plot(1:3,loa_low_effect_test[4,1:3],type="b",xaxt="n",ylim=c(0,1),lty=1,lwd=2,col=1,cex.axis=1.3)
legend("top",legend=c("selection strategy 1","selection strategy 0"),lwd=2,col=c(1,2,3,4),lty=c(1,1,2,2),bty="n",cex=1.3)
mtext(side=3,"Low Dose",cex=1.3)#,line=2.2)
mtext(side=2,"Proportion",cex=1,line=2.1)#,line=2.2)
lines(1:3,loa_low_effect_test[4,4:6],type="b",lty=1,lwd=2,col=2)

plot(1:3,loa_low_effect_test[5,1:3],type="b",xaxt="n",yaxt="n",ylim=c(0,1),lwd=2,col=1)
mtext(side=3,"Medium Dose",cex=1.3)#,line=2.2)
lines(1:3,loa_low_effect_test[5,4:6],type="b",lwd=2,col=2)

plot(1:3,loa_low_effect_test[6,1:3],type="b",xaxt="n",yaxt="n",ylim=c(0,1),lwd=2,col=1)
mtext(side=3,"High Dose",cex=1.3)#,line=2.2)
lines(1:3,loa_low_effect_test[6,4:6],type="b",lwd=2,col=2)
mtext(side=4,"Scenario high dose eff.",cex=1,line=1)#,line=2.2)


plot(1:3,loa_med_effect_test[4,1:3],type="b",xaxt="n",ylim=c(0,1),lty=1,lwd=2,col=1,cex.axis=1.3)
mtext(side=2,"Proportion",cex=1,line=2.1)#,line=2.2)
lines(1:3,loa_med_effect_test[4,4:6],type="b",lty=1,lwd=2,col=2)

plot(1:3,loa_med_effect_test[5,1:3],type="b",xaxt="n",yaxt="n",ylim=c(0,1),lwd=2,col=1)
lines(1:3,loa_med_effect_test[5,4:6],type="b",lwd=2,col=2)

plot(1:3,loa_med_effect_test[6,1:3],type="b",xaxt="n",yaxt="n",ylim=c(0,1),lwd=2,col=1)
lines(1:3,loa_med_effect_test[6,4:6],type="b",lwd=2,col=2)
mtext(side=4,"Scenario Trend",cex=1,line=1)#,line=2.2)

plot(1:3,loa_high_effect_test[4,1:3],type="b",xaxt="n",ylim=c(0,1),lty=1,lwd=2,col=1,cex.axis=1.3)
mtext(side=2,"Proportion",cex=1,line=2.1)#,line=2.2)
lines(1:3,loa_high_effect_test[4,4:6],type="b",lty=1,lwd=2,col=2)
axis(1,c(1:3),c("lm","t-test","Wilc (diff)"),padj=-0.3,cex.axis=1.3)#,c("Selection","condPow","Pow"),padj=-0.3,cex.axis=1.3)
mtext(side=1,"Analysis",cex=1,line=2)#,line=2.2)

plot(1:3,loa_high_effect_test[5,1:3],type="b",xaxt="n",yaxt="n",ylim=c(0,1),lwd=2,col=1)
lines(1:3,loa_high_effect_test[5,4:6],type="b",lwd=2,col=2)
axis(1,c(1:3),c("lm","t-test","Wilc (diff)"),padj=-0.3,cex.axis=1.3)#,c("Selection","condPow","Pow"),padj=-0.3,cex.axis=1.3)
mtext(side=1,"Analysis",cex=1,line=2)#,line=2.2)

plot(1:3,loa_high_effect_test[6,1:3],type="b",xaxt="n",yaxt="n",ylim=c(0,1),lwd=2,col=1)
lines(1:3,loa_high_effect_test[6,4:6],type="b",lwd=2,col=2)
axis(1,c(1:3),c("0.1","0.2","0.3"),padj=-0.3,cex.axis=1.3)#,c("Selection","condPow","Pow"),padj=-0.3,cex.axis=1.3)
axis(1,c(1:3),c("lm","t-test","Wilc (diff)"),padj=-0.3,cex.axis=1.3)#,c("Selection","condPow","Pow"),padj=-0.3,cex.axis=1.3)
mtext(side=1,"Analysis",cex=1,line=2)#,line=2.2)

dev.off()




#Error


pdf(file ="loa_Error.pdf", width = 12, height = 6, pointsize = 12, paper = "special")

par (mfrow=c(2,4), mar=c(1, 1, 1, 1), oma=c(3, 3, 1, 1))
plot(1:3,loa_no_effect[7,1:3],type="b",xaxt="n",ylim=c(0,0.05),lty=1,lwd=2,col=1,cex.axis=1.3)
legend("top",legend=c(expression(N[1]==80),expression(N[1]==120),"MA1","MA2"),lwd=2,col=c(1,2,3,4),lty=c(1,1,2,2),bty="n",cex=1.3)
mtext(side=2,"FWER",cex=1,line=2.1)#,line=2.2)
mtext(side=3,"Low Dose",cex=1.3)#,line=2.2)
lines(1:3,loa_no_effect[7,4:6],type="b",lwd=2,col=2)
lines(1:3,loa_no_effect[11,1:3],type="b",lwd=2,col=3,lty=2)
lines(1:3,loa_no_effect[15,1:3],type="b",lwd=2,col=5,lty=2)
abline(h=0.025)
axis(1,c(1:3),c("0.1","0.2","0.3"),padj=-0.3,cex.axis=1.3)#,c("Selection","condPow","Pow"),padj=-0.3,cex.axis=1.3)
mtext(side=1,expression(alpha[1]),cex=1,line=2)#,line=2.2)

plot(1:3,loa_no_effect[8,1:3],type="b",xaxt="n",yaxt="n",ylim=c(0,0.05),lwd=2,col=1)
mtext(side=3,"Medium Dose",cex=1.3)#,line=2.2)
lines(1:3,loa_no_effect[8,4:6],type="b",lwd=2,col=2)
lines(1:3,loa_no_effect[12,1:3],type="b",lwd=2,col=3,lty=2)
lines(1:3,loa_no_effect[16,1:3],type="b",lwd=2,col=5,lty=2)
abline(h=0.025)
axis(1,c(1:3),c("0.1","0.2","0.3"),padj=-0.3,cex.axis=1.3)#,c("Selection","condPow","Pow"),padj=-0.3,cex.axis=1.3)
mtext(side=1,expression(alpha[1]),cex=1,line=2)#,line=2.2)

plot(1:3,loa_no_effect[9,1:3],type="b",xaxt="n",yaxt="n",ylim=c(0,0.05),lwd=2,col=1)
mtext(side=3,"High Dose",cex=1.3)#,line=2.2)
lines(1:3,loa_no_effect[9,4:6],type="b",lwd=2,col=2)
lines(1:3,loa_no_effect[13,1:3],type="b",lwd=2,col=3,lty=2)
lines(1:3,loa_no_effect[17,1:3],type="b",lwd=2,col=5,lty=2)
abline(h=0.025)
axis(1,c(1:3),c("0.1","0.2","0.3"),padj=-0.3,cex.axis=1.3)#,c("Selection","condPow","Pow"),padj=-0.3,cex.axis=1.3)
mtext(side=1,expression(alpha[1]),cex=1,line=2)#,line=2.2)

plot(1:3,loa_no_effect[10,1:3],type="b",xaxt="n",yaxt="n",ylim=c(0,0.05),lwd=2,col=1)
mtext(side=3,"Total Study FWER",cex=1.3)#,line=2.2)
lines(1:3,loa_no_effect[10,4:6],type="b",lwd=2,col=2)
lines(1:3,loa_no_effect[14,1:3],type="b",lwd=2,col=3,lty=2)
lines(1:3,loa_no_effect[18,1:3],type="b",lwd=2,col=5,lty=2)
mtext(side=4,"Global null hypothesis",cex=1,line=1)#,line=2.2)
abline(h=0.025)
axis(1,c(1:3),c("0.1","0.2","0.3"),padj=-0.3,cex.axis=1.3)#,c("Selection","condPow","Pow"),padj=-0.3,cex.axis=1.3)
mtext(side=1,expression(alpha[1]),cex=1,line=2)#,line=2.2)



plot(1:3,loa_no_effect_test[7,1:3],type="b",xaxt="n",ylim=c(0,0.05),lty=1,lwd=2,col=1,cex.axis=1.3)
mtext(side=2,"Proportion",cex=1,line=2.1)#,line=2.2)
legend("top",legend=c("selection strategy 1","selection strategy 0","MA1","MA2"),lwd=2,col=c(1,2,3,4),lty=c(1,1,2,2),bty="n",cex=1.3)
lines(1:3,loa_no_effect_test[7,4:6],type="b",lwd=2,col=2)
lines(1:3,loa_no_effect_test[11,1:3],type="b",lwd=2,col=3,lty=2)
lines(1:3,loa_no_effect_test[15,1:3],type="b",lwd=2,col=5,lty=2)
abline(h=0.025)
axis(1,c(1:3),c("lm","t-test","Wilc (diff)"),padj=-0.3,cex.axis=1.3)#,c("Selection","condPow","Pow"),padj=-0.3,cex.axis=1.3)
mtext(side=1,"Analysis",cex=1,line=2)#,line=2.2)

plot(1:3,loa_no_effect_test[8,1:3],type="b",xaxt="n",yaxt="n",ylim=c(0,0.05),lwd=2,col=1)
lines(1:3,loa_no_effect_test[8,4:6],type="b",lwd=2,col=2)
lines(1:3,loa_no_effect_test[12,1:3],type="b",lwd=2,col=3,lty=2)
lines(1:3,loa_no_effect_test[16,1:3],type="b",lwd=2,col=5,lty=2)#
abline(h=0.025)
axis(1,c(1:3),c("lm","t-test","Wilc (diff)"),padj=-0.3,cex.axis=1.3)#,c("Selection","condPow","Pow"),padj=-0.3,cex.axis=1.3)
mtext(side=1,"Analysis",cex=1,line=2)#,line=2.2)

plot(1:3,loa_no_effect_test[9,1:3],type="b",xaxt="n",yaxt="n",ylim=c(0,0.05),lwd=2,col=1)
lines(1:3,loa_no_effect_test[9,4:6],type="b",lwd=2,col=2)
lines(1:3,loa_no_effect_test[13,1:3],type="b",lwd=2,col=3,lty=2)
lines(1:3,loa_no_effect_test[17,1:3],type="b",lwd=2,col=5,lty=2)
abline(h=0.025)
axis(1,c(1:3),c("lm","t-test","Wilc (diff)"),padj=-0.3,cex.axis=1.3)#,c("Selection","condPow","Pow"),padj=-0.3,cex.axis=1.3)
mtext(side=1,"Analysis",cex=1,line=2)#,line=2.2)

plot(1:3,loa_no_effect_test[10,1:3],type="b",xaxt="n",yaxt="n",ylim=c(0,0.05),lwd=2,col=1)
lines(1:3,loa_no_effect_test[10,4:6],type="b",lwd=2,col=2)
lines(1:3,loa_no_effect_test[14,1:3],type="b",lwd=2,col=3,lty=2)
lines(1:3,loa_no_effect_test[18,1:3],type="b",lwd=2,col=5,lty=2)
mtext(side=4,"Global null hypothesis",cex=1,line=1)#,line=2.2)
abline(h=0.025)
axis(1,c(1:3),c("lm","t-test","Wilc (diff)"),padj=-0.3,cex.axis=1.3)#,c("Selection","condPow","Pow"),padj=-0.3,cex.axis=1.3)
mtext(side=1,"Analysis",cex=1,line=2)#,line=2.2)

dev.off()















##################################
#
# Simulation 3
#




###############################################################################################
###############################################################################################

#
#
#     Add total responder; Compare  linear model - t-test Wilcoxon
#
#


N1<-120
alpha1<-.3
sel_scen=c(0,0,0)
test1=c(0,2,3,4)
rr0<-.1
rr1<-.1
rr2<-.1
rr3<-.1
#no_effect

loa_no_effect_resp<-mapply(simul_res,mu_raw_0, sd_raw_0 , r0_6no,r1_6no,r2_6no,r3_6no, r0_12no,r1_12no,r2_12no,r3_12no,  rho ,
                             n_trials,4,N1 , N, rmonth, alpha1 , alpha,
                             sim_out1,sel_scen, side1,test1,dropout,rr0,rr1,rr2,rr3)

rr0<-.1
rr1<-.1
rr2<-.1
rr3<-r3_12lo-.1

#low_effect
loa_low_effect_resp<-mapply(simul_res,mu_raw_0, sd_raw_0 , r0_6lo,r1_6lo,r2_6lo,r3_6lo, r0_12lo,r1_12lo,r2_12lo,r3_12lo,  rho ,
                              n_trials,4,N1 , N, rmonth, alpha1 , alpha,
                              sim_out1,sel_scen, side1,test1,dropout,rr0,rr1,rr2,rr3)

#med_effect
rr0<-.1
rr1<-.1
rr2<-r2_12me-.1
rr3<-r3_12me-.1

loa_med_effect_resp<-mapply(simul_res,mu_raw_0, sd_raw_0 , r0_6me,r1_6me,r2_6me,r3_6me, r0_12me,r1_12me,r2_12me,r3_12me,  rho ,
                              n_trials,4,N1 , N, rmonth, alpha1 , alpha,
                              sim_out1,sel_scen, side1,test1,dropout,rr0,rr1,rr2,rr3)

#high_effect

rr0<-.1
rr1<-r1_12hi-.1
rr2<-r2_12hi-.1
rr3<-r3_12hi-.1

loa_high_effect_resp<-mapply(simul_res,mu_raw_0, sd_raw_0 , r0_6hi,r1_6hi,r2_6hi,r3_6hi, r0_12hi,r1_12hi,r2_12hi,r3_12hi,  rho ,
                               n_trials,4,N1 , N, rmonth, alpha1 , alpha,
                               sim_out1,sel_scen, side1,test1,dropout,rr0,rr1,rr2,rr3)







#Power



#Power
pdf(file ="loa_Pow_resp.pdf", width = 12, height = 9, pointsize = 12, paper = "special")

par (mfrow=c(3,4), mar=c(1, 1, 1, 1), oma=c(3, 3, 1, 1))
#plot(1:4,loa_no_effect_resp[7,1:4],type="b",xaxt="n",ylim=c(0,1),lty=1,lwd=2,col=1)
#mtext(side=2,"Proportion",cex=1,line=2.1)#,line=2.2)
#mtext(side=3,"Low Dose",cex=1.3)#,line=2.2)
##legend("topright",legend=c(expression(N[1]==60),expression(alpha[1]==0.1),expression(alpha[1]==0.2),expression(alpha[1]==0.3),expression(N[1]==90),expression(alpha[1]==0.1),expression(alpha[1]==0.2),expression(alpha[1]==0.3)),cex=.8,lwd=2,col=c("white",1:4,"white",4:6),lwd=2.5,ncol=2,bty="n",pch=c(1,1:4,1,4:6))
#lines(1:4,loa_no_effect_resp[7,4:6],type="b",lwd=2,col=2)
#lines(1:4,loa_no_effect_resp[11,1:4],type="b",lwd=2,col=3,lty=2)
##lines(1:4,loa_no_effect_resp[11,4:6],type="b",lwd=2,col=4) #sollte das selbe sein wie in voriger Zeile, daher weglassen
#lines(1:4,loa_no_effect_resp[15,1:4],type="b",lwd=2,col=5,lty=2)

#plot(1:4,loa_no_effect_resp[8,1:4],type="b",xaxt="n",yaxt="n",ylim=c(0,1),lwd=2,col=1)
#mtext(side=3,"Medium Dose",cex=1.3)#,line=2.2)
#lines(1:4,loa_no_effect_resp[8,4:6],type="b",lwd=2,col=2)
#lines(1:4,loa_no_effect_resp[12,1:4],type="b",lwd=2,col=3,lty=2)
#lines(1:4,loa_no_effect_resp[16,1:4],type="b",lwd=2,col=5,lty=2)#

#plot(1:4,loa_no_effect_resp[9,1:4],type="b",xaxt="n",yaxt="n",ylim=c(0,1),lwd=2,col=1)
#mtext(side=3,"High Dose",cex=1.3)#,line=2.2)
#lines(1:4,loa_no_effect_resp[9,4:6],type="b",lwd=2,col=2)
#lines(1:4,loa_no_effect_resp[13,1:4],type="b",lwd=2,col=3,lty=2)
#lines(1:4,loa_no_effect_resp[17,1:4],type="b",lwd=2,col=5,lty=2)

#plot(1:4,loa_no_effect_resp[10,1:4],type="b",xaxt="n",yaxt="n",ylim=c(0,1),lwd=2,col=1)
#mtext(side=3,"Disjunctive",cex=1.3)#,line=2.2)
#lines(1:4,loa_no_effect_resp[10,4:6],type="b",lwd=2,col=2)
#lines(1:4,loa_no_effect_resp[14,1:4],type="b",lwd=2,col=3,lty=2)
#lines(1:4,loa_no_effect_resp[18,1:4],type="b",lwd=2,col=5,lty=2)
#mtext(side=4,"Global null hypothesis",cex=1,line=1)#,line=2.2)



plot(1:4,loa_low_effect_resp[7,1:4],type="b",xaxt="n",ylim=c(0,1),lty=1,lwd=2,col=1,cex.axis=1.3)
#legend("top",legend=c(expression(N[1]==80),expression(N[1]==120),"MA1","MA2"),lwd=2,col=c(1,2,3,4),lty=c(1,1,2,2),bty="n")
mtext(side=2,"Proportion",cex=1,line=2.1)#,line=2.2)
mtext(side=3,"Low Dose",cex=1.3)#,line=2.2)
#lines(1:4,loa_low_effect_resp[7,4:6],type="b",lty=1,lwd=2,col=2)
lines(1:4,loa_low_effect_resp[11,1:4],type="b",lwd=2,col=3,lty=2)
lines(1:4,loa_low_effect_resp[15,1:4],type="b",lwd=2,col=5,lty=2)

plot(1:4,loa_low_effect_resp[8,1:4],type="b",xaxt="n",yaxt="n",ylim=c(0,1),lwd=2,col=1)
mtext(side=3,"Medium Dose",cex=1.3)#,line=2.2)
#lines(1:4,loa_low_effect_resp[8,4:6],type="b",lwd=2,col=2)
lines(1:4,loa_low_effect_resp[12,1:4],type="b",lwd=2,col=3,lty=2)
lines(1:4,loa_low_effect_resp[16,1:4],type="b",lwd=2,col=5,lty=2)

plot(1:4,loa_low_effect_resp[9,1:4],type="b",xaxt="n",yaxt="n",ylim=c(0,1),lwd=2,col=1)
mtext(side=3,"High Dose",cex=1.3)#,line=2.2)
#lines(1:4,loa_low_effect_resp[9,4:6],type="b",lwd=2,col=2)
lines(1:4,loa_low_effect_resp[13,1:4],type="b",lwd=2,col=3,lty=2)
lines(1:4,loa_low_effect_resp[17,1:4],type="b",lwd=2,col=5,lty=2)

plot(1:4,loa_low_effect_resp[10,1:4],type="b",xaxt="n",yaxt="n",ylim=c(0,1),lwd=2,col=1)
mtext(side=3,"Disjunctive",cex=1.3)#,line=2.2)
#lines(1:4,loa_low_effect_resp[10,4:6],type="b",lwd=2,col=2)
lines(1:4,loa_low_effect_resp[14,1:4],type="b",lwd=2,col=3,lty=2)
lines(1:4,loa_low_effect_resp[18,1:4],type="b",lwd=2,col=5,lty=2)
mtext(side=4,"Scenario high dose eff.",cex=1,line=1)#,line=2.2)


plot(1:4,loa_med_effect_resp[7,1:4],type="b",xaxt="n",ylim=c(0,1),lty=1,lwd=2,col=1,cex.axis=1.3)
mtext(side=2,"Proportion",cex=1,line=2.1)#,line=2.2)
#lines(1:4,loa_med_effect_resp[7,4:6],type="b",lty=1,lwd=2,col=2)
lines(1:4,loa_med_effect_resp[11,1:4],type="b",lwd=2,col=3,lty=2)
lines(1:4,loa_med_effect_resp[15,1:4],type="b",lwd=2,col=5,lty=2)

plot(1:4,loa_med_effect_resp[8,1:4],type="b",xaxt="n",yaxt="n",ylim=c(0,1),lwd=2,col=1)
#lines(1:4,loa_med_effect_resp[8,4:6],type="b",lwd=2,col=2)
lines(1:4,loa_med_effect_resp[12,1:4],type="b",lwd=2,col=3,lty=2)
lines(1:4,loa_med_effect_resp[16,1:4],type="b",lwd=2,col=5,lty=2)

plot(1:4,loa_med_effect_resp[9,1:4],type="b",xaxt="n",yaxt="n",ylim=c(0,1),lwd=2,col=1)
#lines(1:4,loa_med_effect_resp[9,4:6],type="b",lwd=2,col=2)
lines(1:4,loa_med_effect_resp[13,1:4],type="b",lwd=2,col=3,lty=2)
lines(1:4,loa_med_effect_resp[17,1:4],type="b",lwd=2,col=5,lty=2)

plot(1:4,loa_med_effect_resp[10,1:4],type="b",xaxt="n",yaxt="n",ylim=c(0,1),lwd=2,col=1)
#lines(1:4,loa_med_effect_resp[10,4:6],type="b",lwd=2,col=2)
lines(1:4,loa_med_effect_resp[14,1:4],type="b",lwd=2,col=3,lty=2)
lines(1:4,loa_med_effect_resp[18,1:4],type="b",lwd=2,col=5,lty=2)
mtext(side=4,"Scenario Trend",cex=1,line=1)#,line=2.2)

plot(1:4,loa_high_effect_resp[7,1:4],type="b",xaxt="n",ylim=c(0,1),lty=1,lwd=2,col=1,cex.axis=1.3)
mtext(side=2,"Proportion",cex=1,line=2.1)#,line=2.2)
#lines(1:4,loa_high_effect_resp[7,4:6],type="b",lty=1,lwd=2,col=2)
lines(1:4,loa_high_effect_resp[11,1:4],type="b",lwd=2,col=3,lty=2)
lines(1:4,loa_high_effect_resp[15,1:4],type="b",lwd=2,col=5,lty=2)
axis(1,c(1:4),c("lm","t-test","Wilc (diff)","Wilc (val)"),padj=-0.3,cex.axis=1.3)#,c("Selection","condPow","Pow"),padj=-0.3,cex.axis=1.3)
mtext(side=1,"Analysis",cex=1,line=2)#,line=2.2)

plot(1:4,loa_high_effect_resp[8,1:4],type="b",xaxt="n",yaxt="n",ylim=c(0,1),lwd=2,col=1)
#lines(1:4,loa_high_effect_resp[8,4:6],type="b",lwd=2,col=2)
lines(1:4,loa_high_effect_resp[12,1:4],type="b",lwd=2,col=3,lty=2)
lines(1:4,loa_high_effect_resp[16,1:4],type="b",lwd=2,col=5,lty=2)
axis(1,c(1:4),c("lm","t-test","Wilc (diff)","Wilc (val)"),padj=-0.3,cex.axis=1.3)#,c("Selection","condPow","Pow"),padj=-0.3,cex.axis=1.3)
mtext(side=1,"Analysis",cex=1,line=2)#,line=2.2)

plot(1:4,loa_high_effect_resp[9,1:4],type="b",xaxt="n",yaxt="n",ylim=c(0,1),lwd=2,col=1)
#lines(1:4,loa_high_effect_resp[9,4:6],type="b",lwd=2,col=2)
lines(1:4,loa_high_effect_resp[13,1:4],type="b",lwd=2,col=3,lty=2)
lines(1:4,loa_high_effect_resp[17,1:4],type="b",lwd=2,col=5,lty=2)
axis(1,c(1:4),c("lm","t-test","Wilc (diff)","Wilc (val)"),padj=-0.3,cex.axis=1.3)#,c("Selection","condPow","Pow"),padj=-0.3,cex.axis=1.3)
mtext(side=1,"Analysis",cex=1,line=2)#,line=2.2)

plot(1:4,loa_high_effect_resp[10,1:4],type="b",xaxt="n",yaxt="n",ylim=c(0,1),lwd=2,col=1)
#lines(1:4,loa_high_effect_resp[10,4:6],type="b",lwd=2,col=2)
lines(1:4,loa_high_effect_resp[14,1:4],type="b",lwd=2,col=3,lty=2)
lines(1:4,loa_high_effect_resp[18,1:4],type="b",lwd=2,col=5,lty=2)
mtext(side=4,"Scenario all dose eff.",cex=1,line=1)#,line=2.2)
axis(1,c(1:4),c("lm","t-test","Wilc (diff)","Wilc (val)"),padj=-0.3,cex.axis=1.3)#,c("Selection","condPow","Pow"),padj=-0.3,cex.axis=1.3)
mtext(side=1,"Analysis",cex=1,line=2)#,line=2.2)

dev.off()



#Selection
pdf(file ="loa_selection_resp.pdf", width = 9, height = 12, pointsize = 12, paper = "special")

par (mfrow=c(4,3), mar=c(1, 1, 1, 1), oma=c(3, 3, 1, 1))
plot(1:4,loa_no_effect_resp[1,1:4],type="b",xaxt="n",ylim=c(0,1),lty=1,lwd=2,col=1,cex.axis=1.3)
#legend("top",legend=c(expression(N[1]==80),expression(N[1]==120)),lwd=2,col=c(1,2,3,4),lty=c(1,1,2,2),bty="n")
mtext(side=2,"Proportion",cex=1,line=2.1)#,line=2.2)
mtext(side=3,"Low Dose",cex=1.3)#,line=2.2)
#legend("topright",legend=c(expression(N[1]==60),expression(alpha[1]==0.1),expression(alpha[1]==0.2),expression(alpha[1]==0.3),expression(N[1]==90),expression(alpha[1]==0.1),expression(alpha[1]==0.2),expression(alpha[1]==0.3)),cex=.8,lwd=2,col=c("white",1:4,"white",4:6),lwd=2.5,ncol=2,bty="n",pch=c(1,1:4,1,4:6))
#lines(1:4,loa_no_effect_resp[1,4:6],type="b",lwd=2,col=2)

plot(1:4,loa_no_effect_resp[2,1:4],type="b",xaxt="n",yaxt="n",ylim=c(0,1),lwd=2,col=1)
mtext(side=3,"Medium Dose",cex=1.3)#,line=2.2)
#lines(1:4,loa_no_effect_resp[2,4:6],type="b",lwd=2,col=2)

plot(1:4,loa_no_effect_resp[3,1:4],type="b",xaxt="n",yaxt="n",ylim=c(0,1),lwd=2,col=1)
mtext(side=3,"High Dose",cex=1.3)#,line=2.2)
#lines(1:4,loa_no_effect_resp[3,4:6],type="b",lwd=2,col=2)

mtext(side=4,"Global null hypothesis",cex=1,line=1)#,line=2.2)



plot(1:4,loa_low_effect_resp[1,1:4],type="b",xaxt="n",ylim=c(0,1),lty=1,lwd=2,col=1,cex.axis=1.3)
mtext(side=2,"Proportion",cex=1,line=2.1)#,line=2.2)
#lines(1:4,loa_low_effect_resp[1,4:6],type="b",lty=1,lwd=2,col=2)

plot(1:4,loa_low_effect_resp[2,1:4],type="b",xaxt="n",yaxt="n",ylim=c(0,1),lwd=2,col=1)
#lines(1:4,loa_low_effect_resp[2,4:6],type="b",lwd=2,col=2)

plot(1:4,loa_low_effect_resp[3,1:4],type="b",xaxt="n",yaxt="n",ylim=c(0,1),lwd=2,col=1)
#lines(1:4,loa_low_effect_resp[3,4:6],type="b",lwd=2,col=2)
mtext(side=4,"Scenario high dose eff.",cex=1,line=1)#,line=2.2)


plot(1:4,loa_med_effect_resp[1,1:4],type="b",xaxt="n",ylim=c(0,1),lty=1,lwd=2,col=1,cex.axis=1.3)
mtext(side=2,"Proportion",cex=1,line=2.1)#,line=2.2)
#lines(1:4,loa_med_effect_resp[1,4:6],type="b",lty=1,lwd=2,col=2)

plot(1:4,loa_med_effect_resp[2,1:4],type="b",xaxt="n",yaxt="n",ylim=c(0,1),lwd=2,col=1)
#lines(1:4,loa_med_effect_resp[2,4:6],type="b",lwd=2,col=2)

plot(1:4,loa_med_effect_resp[3,1:4],type="b",xaxt="n",yaxt="n",ylim=c(0,1),lwd=2,col=1)
#lines(1:4,loa_med_effect_resp[3,4:6],type="b",lwd=2,col=2)
mtext(side=4,"Scenario Trend",cex=1,line=1)#,line=2.2)

plot(1:4,loa_high_effect_resp[1,1:4],type="b",xaxt="n",ylim=c(0,1),lty=1,lwd=2,col=1,cex.axis=1.3)
mtext(side=2,"Proportion",cex=1,line=2.1)#,line=2.2)
#lines(1:4,loa_high_effect_resp[1,4:6],type="b",lty=1,lwd=2,col=2)
axis(1,c(1:4),c("lm","t-test","Wilc (diff)","Wilc (val)"),padj=-0.3,cex.axis=1.3)#,c("Selection","condPow","Pow"),padj=-0.3,cex.axis=1.3)
mtext(side=1,"Analysis",cex=1,line=2)#,line=2.2)

plot(1:4,loa_high_effect_resp[2,1:4],type="b",xaxt="n",yaxt="n",ylim=c(0,1),lwd=2,col=1)
#lines(1:4,loa_high_effect_resp[2,4:6],type="b",lwd=2,col=2)
axis(1,c(1:4),c("lm","t-test","Wilc (diff)","Wilc (val)"),padj=-0.3,cex.axis=1.3)#,c("Selection","condPow","Pow"),padj=-0.3,cex.axis=1.3)
mtext(side=1,"Analysis",cex=1,line=2)#,line=2.2)

plot(1:4,loa_high_effect_resp[3,1:4],type="b",xaxt="n",yaxt="n",ylim=c(0,1),lwd=2,col=1)
#lines(1:4,loa_high_effect_resp[3,4:6],type="b",lwd=2,col=2)
axis(1,c(1:4),c("lm","t-test","Wilc (diff)","Wilc (val)"),padj=-0.3,cex.axis=1.3)#,c("Selection","condPow","Pow"),padj=-0.3,cex.axis=1.3)
mtext(side=1,"Analysis",cex=1,line=2)#,line=2.2)
mtext(side=4,"Scenario all dose eff.",cex=1,line=1)#,line=2.2)
dev.off()

#Conditional Power


pdf(file ="loa_condpower_resp.pdf", width = 9, height = 9, pointsize = 12, paper = "special")
par (mfrow=c(3,3), mar=c(1, 1, 1, 1), oma=c(3, 3, 1, 1))
#plot(1:4,loa_no_effect_resp[4,1:4],type="b",xaxt="n",ylim=c(0,1),lty=1,lwd=2,col=1)
#mtext(side=2,"Proportion",cex=1,line=2.1)#,line=2.2)
#mtext(side=3,"Low Dose",cex=1.3)#,line=2.2)
##legend("topright",legend=c(expression(N[1]==60),expression(alpha[1]==0.1),expression(alpha[1]==0.2),expression(alpha[1]==0.3),expression(N[1]==90),expression(alpha[1]==0.1),expression(alpha[1]==0.2),expression(alpha[1]==0.3)),cex=.8,lwd=2,col=c("white",1:4,"white",4:6),lwd=2.5,ncol=2,bty="n",pch=c(1,1:4,1,4:6))
#lines(1:4,loa_no_effect_resp[4,4:6],type="b",lwd=2,col=2)

#plot(1:4,loa_no_effect_resp[5,1:4],type="b",xaxt="n",yaxt="n",ylim=c(0,1),lwd=2,col=1)
#mtext(side=3,"Medium Dose",cex=1.3)#,line=2.2)
#lines(1:4,loa_no_effect_resp[5,4:6],type="b",lwd=2,col=2)

#plot(1:4,loa_no_effect_resp[6,1:4],type="b",xaxt="n",yaxt="n",ylim=c(0,1),lwd=2,col=1)
#mtext(side=3,"High Dose",cex=1.3)#,line=2.2)
#lines(1:4,loa_no_effect_resp[6,4:6],type="b",lwd=2,col=2)
#mtext(side=4,"Global null hypothesis",cex=1,line=1)#,line=2.2)



plot(1:4,loa_low_effect_resp[4,1:4],type="b",xaxt="n",ylim=c(0,1),lty=1,lwd=2,col=1,cex.axis=1.3)
#legend("top",legend=c(expression(N[1]==80),expression(N[1]==120)),lwd=2,col=c(1,2,3,4),lty=c(1,1,2,2),bty="n")
mtext(side=3,"Low Dose",cex=1.3)#,line=2.2)
mtext(side=2,"Proportion",cex=1,line=2.1)#,line=2.2)
#lines(1:4,loa_low_effect_resp[4,4:6],type="b",lty=1,lwd=2,col=2)

plot(1:4,loa_low_effect_resp[5,1:4],type="b",xaxt="n",yaxt="n",ylim=c(0,1),lwd=2,col=1)
mtext(side=3,"Medium Dose",cex=1.3)#,line=2.2)
#lines(1:4,loa_low_effect_resp[5,4:6],type="b",lwd=2,col=2)

plot(1:4,loa_low_effect_resp[6,1:4],type="b",xaxt="n",yaxt="n",ylim=c(0,1),lwd=2,col=1)
mtext(side=3,"High Dose",cex=1.3)#,line=2.2)
#lines(1:4,loa_low_effect_resp[6,4:6],type="b",lwd=2,col=2)
mtext(side=4,"Scenario high dose eff.",cex=1,line=1)#,line=2.2)


plot(1:4,loa_med_effect_resp[4,1:4],type="b",xaxt="n",ylim=c(0,1),lty=1,lwd=2,col=1,cex.axis=1.3)
mtext(side=2,"Proportion",cex=1,line=2.1)#,line=2.2)
#lines(1:4,loa_med_effect_resp[4,4:6],type="b",lty=1,lwd=2,col=2)

plot(1:4,loa_med_effect_resp[5,1:4],type="b",xaxt="n",yaxt="n",ylim=c(0,1),lwd=2,col=1)
#lines(1:4,loa_med_effect_resp[5,4:6],type="b",lwd=2,col=2)

plot(1:4,loa_med_effect_resp[6,1:4],type="b",xaxt="n",yaxt="n",ylim=c(0,1),lwd=2,col=1)
#lines(1:4,loa_med_effect_resp[6,4:6],type="b",lwd=2,col=2)
mtext(side=4,"Scenario Trend",cex=1,line=1)#,line=2.2)

plot(1:4,loa_high_effect_resp[4,1:4],type="b",xaxt="n",ylim=c(0,1),lty=1,lwd=2,col=1,cex.axis=1.3)
mtext(side=2,"Proportion",cex=1,line=2.1)#,line=2.2)
#lines(1:4,loa_high_effect_resp[4,4:6],type="b",lty=1,lwd=2,col=2)
axis(1,c(1:4),c("lm","t-test","Wilc (diff)","Wilc (val)"),padj=-0.3,cex.axis=1.3)#,c("Selection","condPow","Pow"),padj=-0.3,cex.axis=1.3)
mtext(side=1,"Analysis",cex=1,line=2)#,line=2.2)

plot(1:4,loa_high_effect_resp[5,1:4],type="b",xaxt="n",yaxt="n",ylim=c(0,1),lwd=2,col=1)
#lines(1:4,loa_high_effect_resp[5,4:6],type="b",lwd=2,col=2)
axis(1,c(1:4),c("lm","t-test","Wilc (diff)","Wilc (val)"),padj=-0.3,cex.axis=1.3)#,c("Selection","condPow","Pow"),padj=-0.3,cex.axis=1.3)
mtext(side=1,"Analysis",cex=1,line=2)#,line=2.2)

plot(1:4,loa_high_effect_resp[6,1:4],type="b",xaxt="n",yaxt="n",ylim=c(0,1),lwd=2,col=1)
#lines(1:4,loa_high_effect_resp[6,4:6],type="b",lwd=2,col=2)
axis(1,c(1:4),c("lm","t-test","Wilc (diff)","Wilc (val)"),padj=-0.3,cex.axis=1.3)#,c("Selection","condPow","Pow"),padj=-0.3,cex.axis=1.3)
mtext(side=1,"Analysis",cex=1,line=2)#,line=2.2)

dev.off()




#Error


pdf(file ="loa_Error_resp.pdf", width = 12, height = 3, pointsize = 12, paper = "special")

par (mfrow=c(1,4), mar=c(1, 1, 1, 1), oma=c(3, 3, 1, 1))



plot(1:4,loa_no_effect_resp[7,1:4],type="b",xaxt="n",ylim=c(0,0.05),lty=1,lwd=2,col=1,cex.axis=1.3)
mtext(side=2,"Proportion",cex=1,line=2.1)#,line=2.2)
##legend("topright",legend=c(expression(N[1]==60),expression(alpha[1]==0.1),expression(alpha[1]==0.2),expression(alpha[1]==0.3),expression(N[1]==90),expression(alpha[1]==0.1),expression(alpha[1]==0.2),expression(alpha[1]==0.3)),cex=.8,lwd=2,col=c("white",1:4,"white",4:6),lwd=2.5,ncol=2,bty="n",pch=c(1,1:4,1,4:6))
#lines(1:4,loa_no_effect_resp[7,4:6],type="b",lwd=2,col=2)
lines(1:4,loa_no_effect_resp[11,1:4],type="b",lwd=2,col=3,lty=2)
lines(1:4,loa_no_effect_resp[15,1:4],type="b",lwd=2,col=5,lty=2)
abline(h=0.025)
axis(1,c(1:4),c("lm","t-test","Wilc (diff)","Wilc (val)"),padj=-0.3,cex.axis=1.3)#,c("Selection","condPow","Pow"),padj=-0.3,cex.axis=1.3)
mtext(side=1,"Analysis",cex=1,line=2)#,line=2.2)
mtext(side=3,"Low Dose",cex=1.3)#,line=2.2)

plot(1:4,loa_no_effect_resp[8,1:4],type="b",xaxt="n",yaxt="n",ylim=c(0,0.05),lwd=2,col=1)
#lines(1:4,loa_no_effect_resp[8,4:6],type="b",lwd=2,col=2)
lines(1:4,loa_no_effect_resp[12,1:4],type="b",lwd=2,col=3,lty=2)
lines(1:4,loa_no_effect_resp[16,1:4],type="b",lwd=2,col=5,lty=2)#
abline(h=0.025)
axis(1,c(1:4),c("lm","t-test","Wilc (diff)","Wilc (val)"),padj=-0.3,cex.axis=1.3)#,c("Selection","condPow","Pow"),padj=-0.3,cex.axis=1.3)
mtext(side=1,"Analysis",cex=1,line=2)#,line=2.2)
mtext(side=3,"Medium dose",cex=1.3)#,line=2.2)


plot(1:4,loa_no_effect_resp[9,1:4],type="b",xaxt="n",yaxt="n",ylim=c(0,0.05),lwd=2,col=1)
#lines(1:4,loa_no_effect_resp[9,4:6],type="b",lwd=2,col=2)
lines(1:4,loa_no_effect_resp[13,1:4],type="b",lwd=2,col=3,lty=2)
lines(1:4,loa_no_effect_resp[17,1:4],type="b",lwd=2,col=5,lty=2)
abline(h=0.025)
axis(1,c(1:4),c("lm","t-test","Wilc (diff)","Wilc (val)"),padj=-0.3,cex.axis=1.3)#,c("Selection","condPow","Pow"),padj=-0.3,cex.axis=1.3)
mtext(side=1,"Analysis",cex=1,line=2)#,line=2.2)
mtext(side=3,"High dose",cex=1.3)#,line=2.2)

plot(1:4,loa_no_effect_resp[10,1:4],type="b",xaxt="n",yaxt="n",ylim=c(0,0.05),lwd=2,col=1)
#lines(1:4,loa_no_effect_resp[10,4:6],type="b",lwd=2,col=2)
lines(1:4,loa_no_effect_resp[14,1:4],type="b",lwd=2,col=3,lty=2)
lines(1:4,loa_no_effect_resp[18,1:4],type="b",lwd=2,col=5,lty=2)
mtext(side=4,"Global null hypothesis",cex=1,line=1)#,line=2.2)
abline(h=0.025)
axis(1,c(1:4),c("lm","t-test","Wilc (diff)","Wilc (val)"),padj=-0.3,cex.axis=1.3)#,c("Selection","condPow","Pow"),padj=-0.3,cex.axis=1.3)
mtext(side=1,"Analysis",cex=1,line=2)#,line=2.2)
mtext(side=3,"Total Study FWER",cex=1.3)#,line=2.2)

dev.off()
